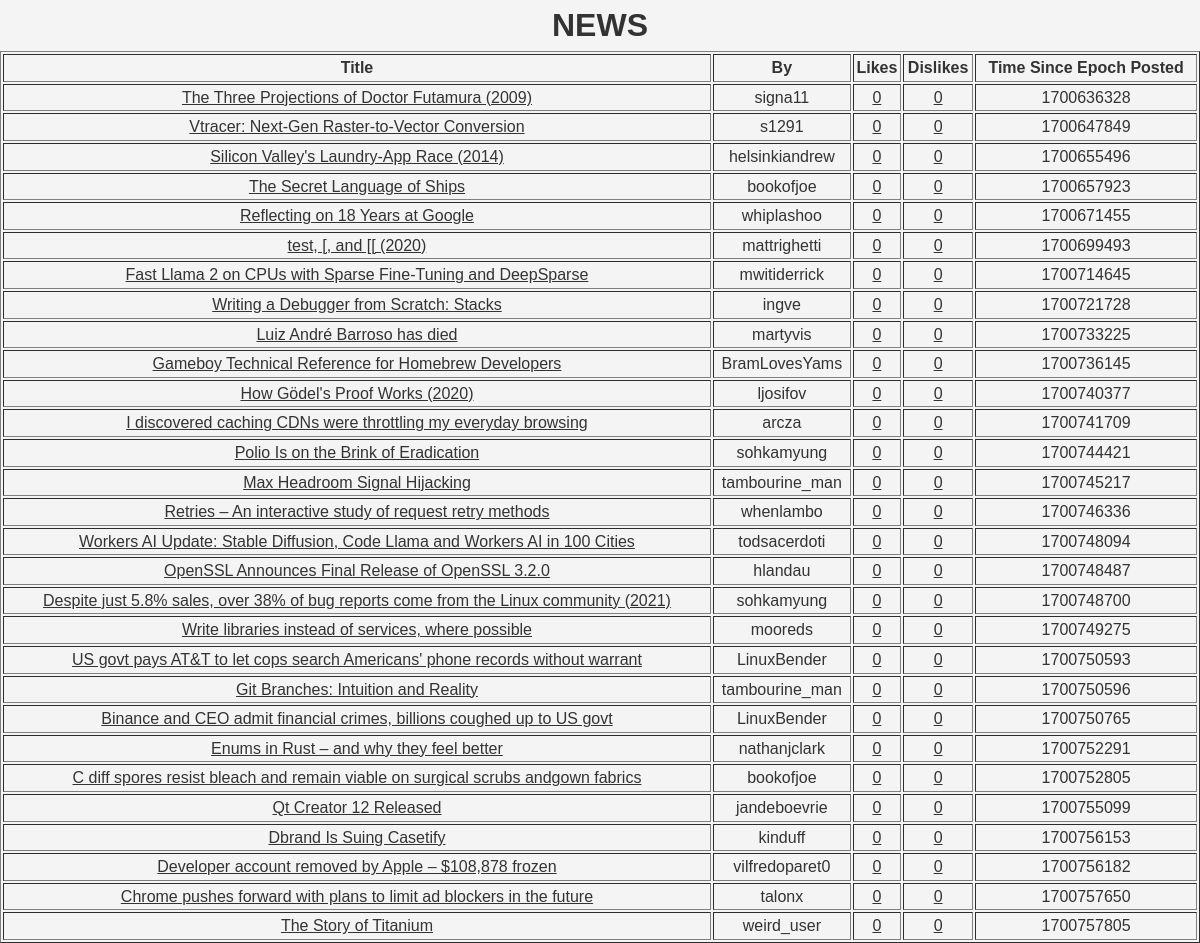
Page /news on the committed database.
### tables this page shows
CREATE TABLE hackernews_data (
    id INTEGER PRIMARY KEY,
    by TEXT,
    descendants INTEGER,
    kids BLOB,
    score INTEGER,
    text TEXT,
    time INTEGER,
    title TEXT,
    type TEXT,
    url TEXT,
    likes INTEGER DEFAULT 0,
    dislikes INTEGER DEFAULT 0
);

### app.py (the view)
@APP.route("/news")
def news():
    con = sqlite3.connect("hackernews_data.db")
    cursor = con.cursor()
    articles = " SELECT * FROM hackernews_data ORDER BY likes DESC LIMIT 30"
    cursor.execute(articles)
    items = cursor.fetchall()
    item_fields = ['id', 'by', 'descendants', 'kids', 'score', 'text', 'time', 'title', 'type',
                   'url', 'likes', 'dislikes']
    data = [dict(zip(item_fields, news)) for news in items]
    con.close()
    return render_template('newsfeed.html', data=data)

### templates/newsfeed.html (shortened to what this page needs)
{% extends "layout.html" %}
{%block content%}
<h1>NEWS</h1>
<table border="1" style="width:100%">
    <tr>
        <th>Title</th>
        <th>By</th>
        <th>Likes</th>
        <th>Dislikes</th>
        <th>Time Since Epoch Posted</th>
    </tr>
    {% for item in data %}
    <tr>
        <td><a href="{{item.url}}">{{item.title}}</a></td>
        <td>{{item.by}}</td>
        <td><a href="{{ url_for('like', item_id=item.id) }}">{{item.likes}}</a></td>
        <td> <a href="{{url_for('dislike', item_id=item.id)}}">{{item.dislikes}}</a></td>
        <td>{{item.time}}</td>
    </tr>
    {%endfor%}
</table>
{% endblock %}

### templates/layout.html (shortened to what this page needs)
<!DOCTYPE html>
<html lang="en">
<head>
	<link rel="stylesheet", href="static/style.css">
</head>
<body>
    {% block content %} {%endblock%}
</body>
</html>

### static/style.css (style rules this page uses)
* { margin: 0; padding: 0; box-sizing: border-box; font-family: Arial, sans-serif; line-height: 1.6; background-color: #f4f4f4; color: #333; text-align: center; }

### rows in the picture
hackernews_data: title "The Three Projections of Doctor Futamura (2009)", by "signa11", likes "0", dislikes "0", time "1700636328"
hackernews_data: title "Vtracer: Next-Gen Raster-to-Vector Conversion", by "s1291", likes "0", dislikes "0", time "1700647849"
hackernews_data: title "Silicon Valley's Laundry-App Race (2014)", by "helsinkiandrew", likes "0", dislikes "0", time "1700655496"
hackernews_data: title "The Secret Language of Ships", by "bookofjoe", likes "0", dislikes "0", time "1700657923"
hackernews_data: title "Reflecting on 18 Years at Google", by "whiplashoo", likes "0", dislikes "0", time "1700671455"
hackernews_data: title "test, [, and [[ (2020)", by "mattrighetti", likes "0", dislikes "0", time "1700699493"
hackernews_data: title "Fast Llama 2 on CPUs with Sparse Fine-Tuning and DeepSparse", by "mwitiderrick", likes "0", dislikes "0", time "1700714645"
hackernews_data: title "Writing a Debugger from Scratch: Stacks", by "ingve", likes "0", dislikes "0", time "1700721728"
hackernews_data: title "Luiz André Barroso has died", by "martyvis", likes "0", dislikes "0", time "1700733225"
hackernews_data: title "Gameboy Technical Reference for Homebrew Developers", by "BramLovesYams", likes "0", dislikes "0", time "1700736145"
hackernews_data: title "How Gödel's Proof Works (2020)", by "ljosifov", likes "0", dislikes "0", time "1700740377"
hackernews_data: title "I discovered caching CDNs were throttling my everyday browsing", by "arcza", likes "0", dislikes "0", time "1700741709"
hackernews_data: title "Polio Is on the Brink of Eradication", by "sohkamyung", likes "0", dislikes "0", time "1700744421"
hackernews_data: title "Max Headroom Signal Hijacking", by "tambourine_man", likes "0", dislikes "0", time "1700745217"
hackernews_data: title "Retries – An interactive study of request retry methods", by "whenlambo", likes "0", dislikes "0", time "1700746336"
hackernews_data: title "Workers AI Update: Stable Diffusion, Code Llama and Workers AI in 100 Cities", by "todsacerdoti", likes "0", dislikes "0", time "1700748094"
hackernews_data: title "OpenSSL Announces Final Release of OpenSSL 3.2.0", by "hlandau", likes "0", dislikes "0", time "1700748487"
hackernews_data: title "Despite just 5.8% sales, over 38% of bug reports come from the Linux community (2021)", by "sohkamyung", likes "0", dislikes "0", time "1700748700"
hackernews_data: title "Write libraries instead of services, where possible", by "mooreds", likes "0", dislikes "0", time "1700749275"
hackernews_data: title "US govt pays AT&T to let cops search Americans' phone records without warrant", by "LinuxBender", likes "0", dislikes "0", time "1700750593"
hackernews_data: title "Git Branches: Intuition and Reality", by "tambourine_man", likes "0", dislikes "0", time "1700750596"
hackernews_data: title "Binance and CEO admit financial crimes, billions coughed up to US govt", by "LinuxBender", likes "0", dislikes "0", time "1700750765"
hackernews_data: title "Enums in Rust – and why they feel better", by "nathanjclark", likes "0", dislikes "0", time "1700752291"
hackernews_data: title "C diff spores resist bleach and remain viable on surgical scrubs andgown fabrics", by "bookofjoe", likes "0", dislikes "0", time "1700752805"
hackernews_data: title "Qt Creator 12 Released", by "jandeboevrie", likes "0", dislikes "0", time "1700755099"
hackernews_data: title "Dbrand Is Suing Casetify", by "kinduff", likes "0", dislikes "0", time "1700756153"
hackernews_data: title "Developer account removed by Apple – $108,878 frozen", by "vilfredoparet0", likes "0", dislikes "0", time "1700756182"
hackernews_data: title "Chrome pushes forward with plans to limit ad blockers in the future", by "talonx", likes "0", dislikes "0", time "1700757650"
hackernews_data: title "The Story of Titanium", by "weird_user", likes "0", dislikes "0", time "1700757805"
